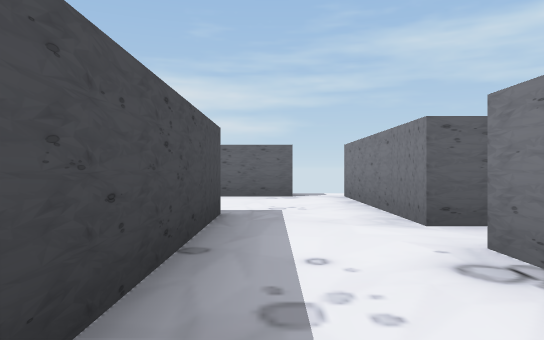
[1] (above)

12 first-person views from a walk through a 3-D level made in the Unity game engine. The camera is 0.51 m above the floor, looks level and sees 70° across. The floor is counted in squares, 1 m on a side. Each view is taken from the middle of a square. On the plan, view 1 faces up. The plan holds only what a view shows up to about 9 squares ahead; the rest is blank. The player is left out.

[2]
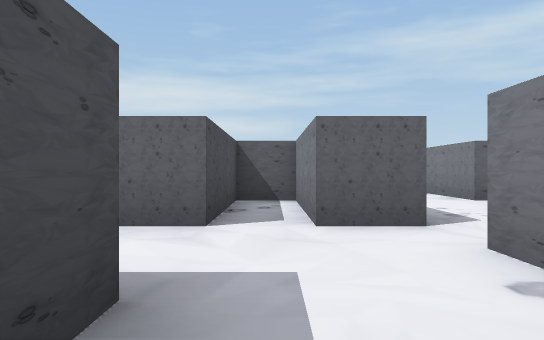

[3]
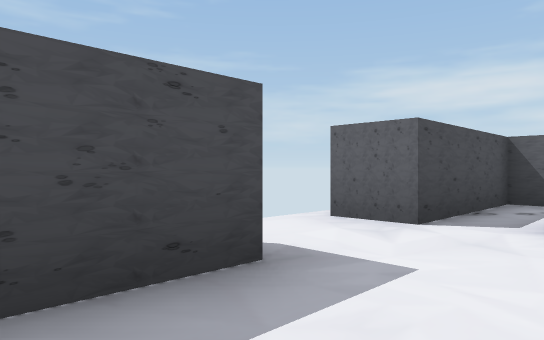

[4]
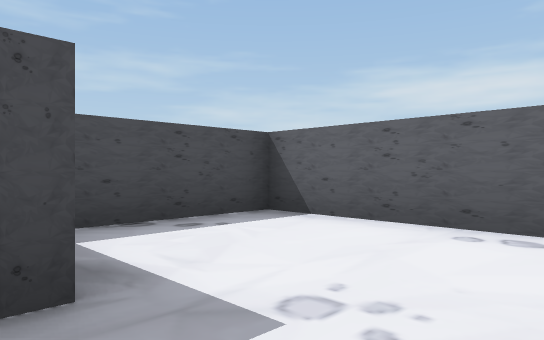

[5]
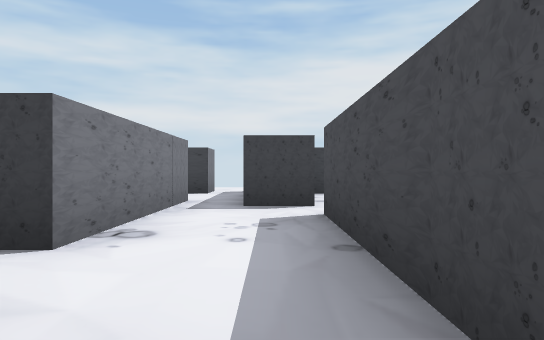

[6]
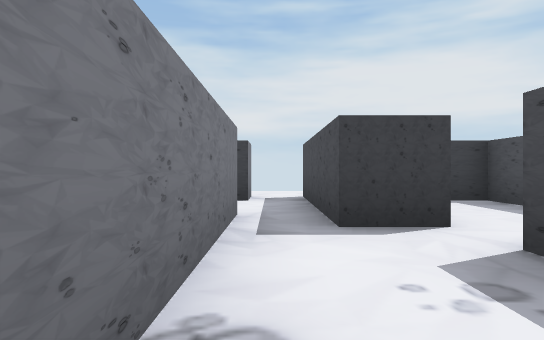

[7]
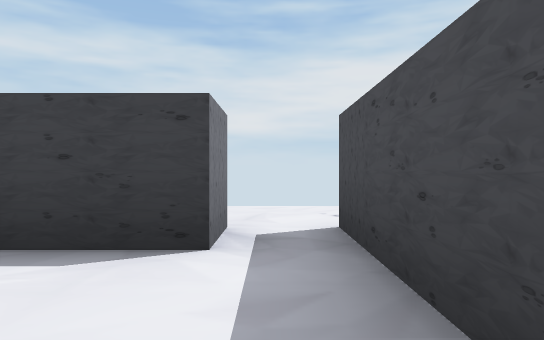

[8]
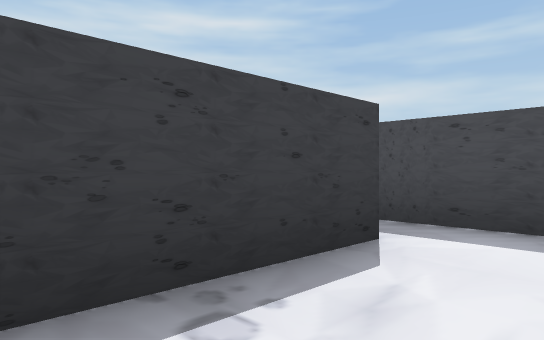

[9]
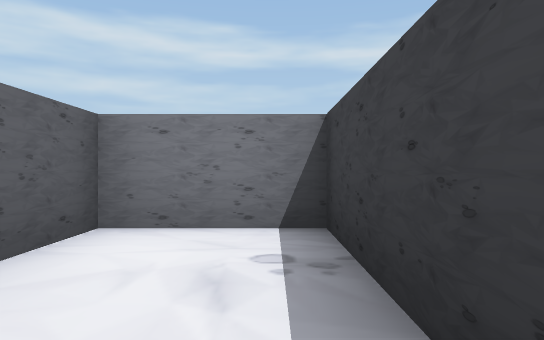

[10]
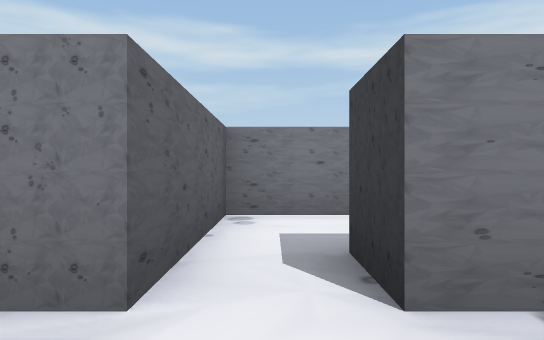

[11]
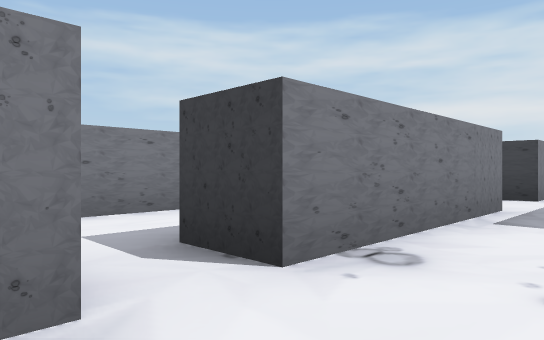

[12]
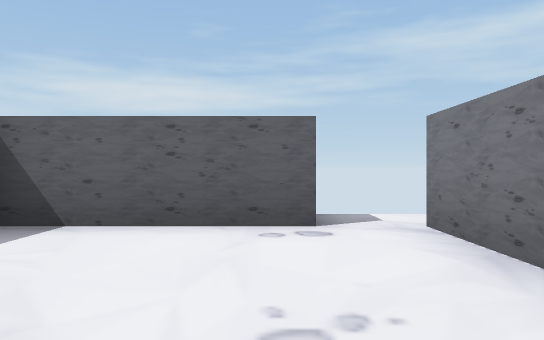

### Floor plan
Points are (right, up) in squares from view 1. A wall is a line through its corners. A room is listed if a view was taken in it or the views show most of it. See-through windows are left out.
Room 1 (views 1, 2, 3)
walls: (-0.6, 0.5) (-1.6, 0.5) (-1.6, 3.5) (-2.6, 3.5) (-2.6, 0.5) (-3.6, 0.5); (-2.6, -1.4) (-2.6, -3.5) (-0.9, -3.5); (-0.6, -1) (-0.6, -0.5) (0.4, -0.5); (1.4, -0.5) (1.4, 0.5)
ways out: opening at (0.5, 1.5) to room 2; opening at (1, -1) to room 4
Room 2 (views 4, 6, 10, 11, 12)
walls: (1.4, 3.5) (1.4, 4.5); (-0.6, 4.6) (-0.6, 0.5); (1.4, 0.5) (1.4, 2.5)
ways out: opening at (0.5, 1.5) to room 1; opening at (0.5, 4) to room 3; opening at (2, 3) to room 5
Room 3 (view 5)
walls: (0.5, 7.5) (-2.6, 7.5) (-2.6, 5.1); (1.4, 4.5) (1.4, 7.6)
ways out: opening at (0.5, 4) to room 2; opening at (2, 8)
Room 4 (views 7, 8, 9)
walls: (1.4, -1.5) (1.4, -0.5); (1.4, -3.5) (4.4, -3.5) (4.4, -1.5) (3.1, -1.5); (0.4, -0.5) (0.4, -3.5)
ways out: opening at (1, -1) to room 1; opening at (1, -4)
Room 5 (no view inside)
walls: (4.4, 1.2) (4.4, 3.5) (1.4, 3.5); (1.4, 2.5) (2.5, 2.5)
ways out: opening at (2, 3) to room 2

Positions as (right, up) in squares from view 1, and headings:
1: (0, 0), facing up
2: (-2, -3), facing up
3: (-1, -3), facing up-left
4: (1, 4), facing up-left
5: (0, 5), facing down
6: (1, 3), facing down
7: (1, -1), facing down
8: (4, -2), facing down-left
9: (1, -3), facing right
10: (0, 3), facing right
11: (0, 4), facing down-right
12: (0, 4), facing up
